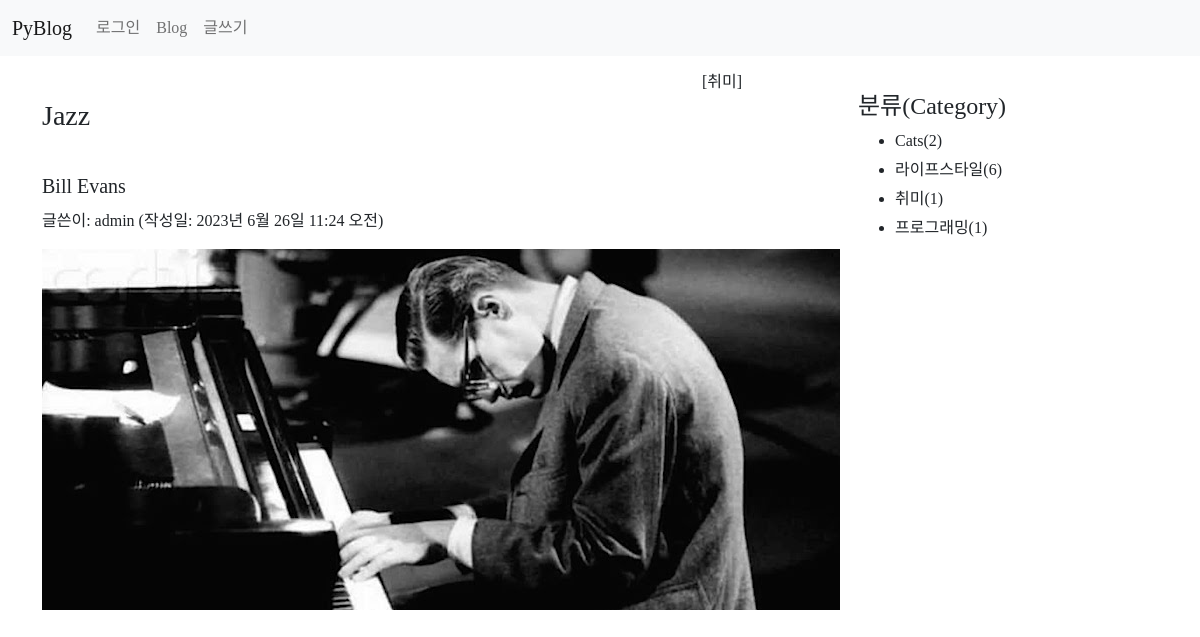
Page /blog/17/ on the committed database.
### blog/models.py (models this page shows, shortened)
class Post(models.Model):
    author = models.ForeignKey(User, on_delete=models.CASCADE)
    title = models.CharField(max_length=100)  #제목
    content = models.TextField()              #내용
    pub_date = models.DateTimeField()         #발행일
    modify_date = models.DateTimeField(null=True, blank=True) #입력 폼이 비어도 됨
    photo = models.ImageField(upload_to='blog/images/%Y/%m/%d/',
                    null=True, blank=True)  #null 허용, 파일을 첨부하지 않을수 있음
    file = models.FileField(upload_to='blog/files/%y/%m/%d',
                            null=True, blank=True)
    category = models.ForeignKey(Category, null=True, blank=True,
                    on_delete=models.SET_NULL)

class Category(models.Model):
    name = models.CharField(max_length=50, unique=True)
    slug = models.SlugField(max_length=200, unique=True,
                allow_unicode=True)
    def __str__(self):
        return self.name
    class Meta:
        ordering = ['name']  # 이름순 정렬
        verbose_name = 'category'
        verbose_name_plural = 'categories'

### blog/views.py (the view)
# urls.py: path('<int:post_id>/', views.detail, name='detail'), #상세 페이지
def detail(request, post_id):
    post = Post.objects.get(id=post_id)
    categories = Category.objects.all()  # 카테고리 전체 검색
    context = {'post': post, 'categories': categories}
    return render(request, 'blog/detail.html', context)

### templates/blog/detail.html (shortened to what this page needs)
{% extends 'base.html' %}
{% block content %}
<div class="container my-3">
    <section id="detail">
        {% if post.category %}
            <h6 class="text-end">[{{ post.category }}]</h6>
        {% endif %}
        <h3>{{ post.title }}</h3>
        <h5 style="white-space: pre-line; line-height: 1.5">
            {{ post.content }}
        </h5>
        <p>글쓴이: {{ post.author }} (작성일: {{ post.pub_date }})</p>
        {% if post.photo %}
            <img src="{{ post.photo.url }}">
        {% endif %}
    </section>
    <aside id="category">
        <h4>분류(Category)</h4>
        <div>
            <ul>
                {% for category in categories %}
                    <li>{{ category.name }}({{ category.post_set.count }})</li>
                {% endfor %}
            </ul>
        </div>
    </aside>
</div>
{% endblock %}

### static/blog/css/style.css (style rules this page uses)
body { font-family: 'omyu_pretty'; }
#detail { width: 700px; float: left; }
#category { width: 200px; float: right; margin: 20px 100px 0 0; }
#category ul li { margin: 5px; }

### rows in the picture
Post: category "취미", title "Jazz", content "Bill Evans", author "admin", pub_date "2023년 6월 26일 11:24 오전", photo (picture)
Category: name "Cats", post_set.count "2"
Category: name "라이프스타일", post_set.count "6"
Category: name "취미", post_set.count "1"
Category: name "프로그래밍", post_set.count "1"
